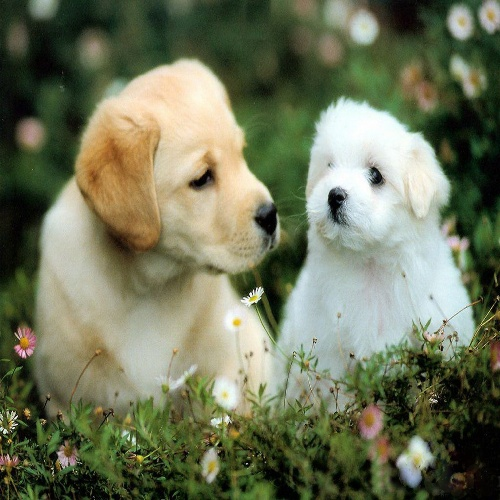
#> input picture opencv/resources/dog.jpg, 500 x 500 px
$ jupyter execute flip_image.ipynb
#> lines starting #> are read from the running program, lines starting #| are printed output that depends on the picture
[cell 1]
import cv2 as cv

[cell 2]
img = cv.imread('resources/dog.jpg')
#> img is the input picture: shape (500, 500, 3); mean B, G, R 90.5, 116.9, 111.1
cv.imshow('original',img)
img0 = cv.flip(img,0)
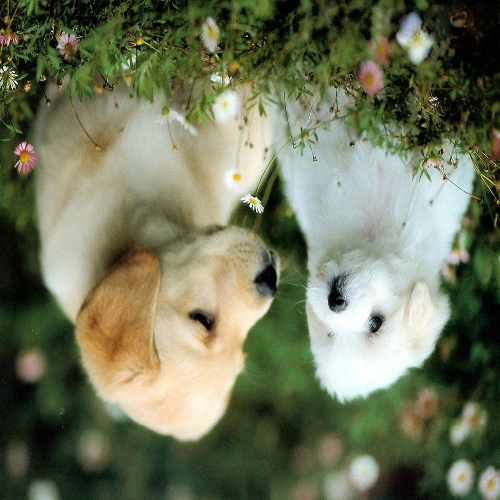
#> img0: shape (500, 500, 3); mean B, G, R 90.5, 116.9, 111.1
img1 = cv.flip(img,1)
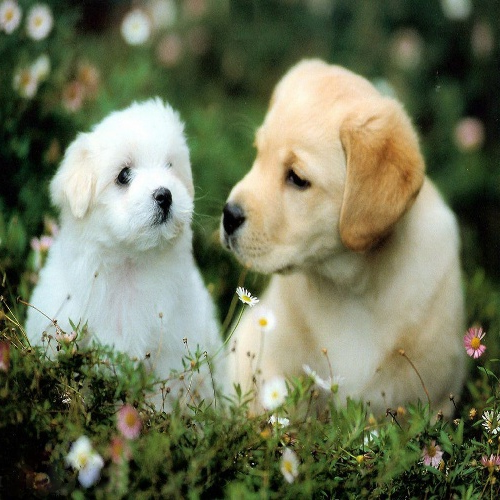
#> img1: shape (500, 500, 3); mean B, G, R 90.5, 116.9, 111.1
img2 = cv.flip(img,-1)
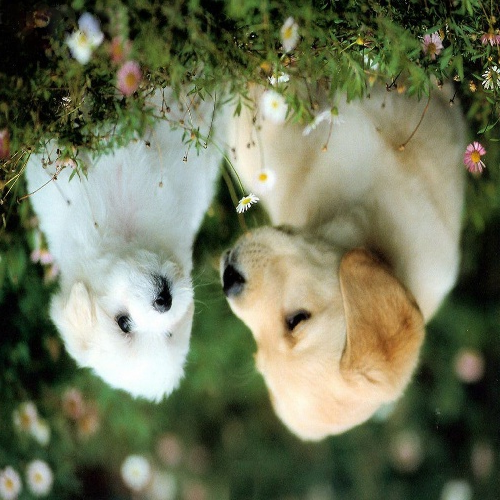
#> img2: shape (500, 500, 3); mean B, G, R 90.5, 116.9, 111.1
cv.imshow('flipped0',img0)
cv.imshow('flipped1',img1)
cv.imshow('flipped-0',img2)
cv.waitKey(0)
cv.destroyAllWindows()

$ run again, with opencv/resources/balls.jpg copied over opencv/resources/dog.jpg
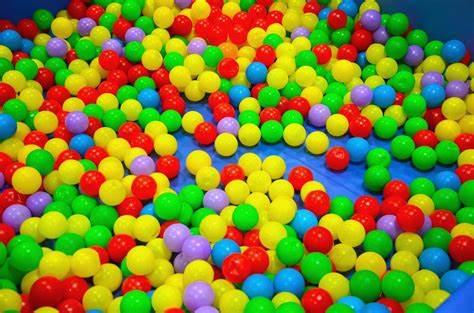
#> input picture opencv/resources/balls.jpg, 474 x 313 px
#> img is the input picture: shape (313, 474, 3); mean B, G, R 48.4, 132.2, 128.5
#> `img1 = cv.flip(img,1)`:
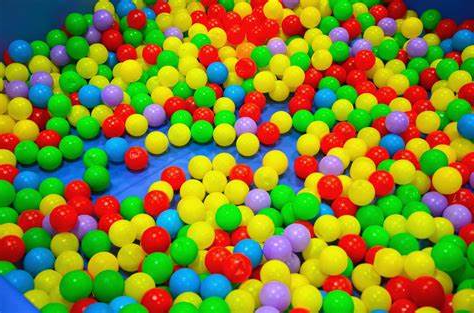
#> img1: shape (313, 474, 3); mean B, G, R 48.4, 132.2, 128.5
#> `img2 = cv.flip(img,-1)`:
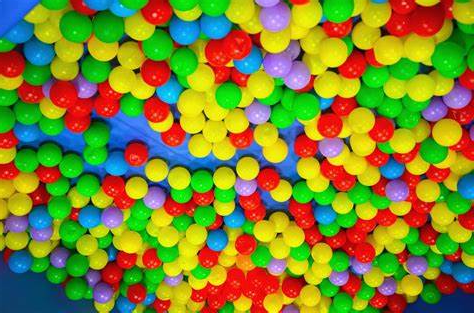
#> img2: shape (313, 474, 3); mean B, G, R 48.4, 132.2, 128.5
